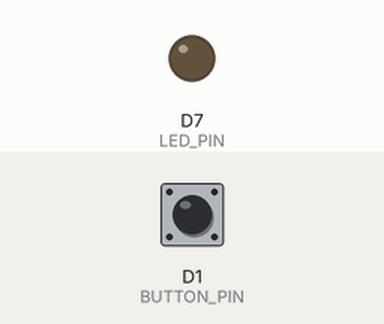
Simulated run of this program. Board: ESP8266 (NodeMCU). Parts: output pins drawn as LEDs (lit = HIGH). The inputs (shaded band) are chosen by the test bench; at power-on: D1 (BUTTON_PIN) HIGH.

Above: at 1.2 s.
1.3 s: D1 (BUTTON_PIN) pulled LOW for 0.15 s
At 1.6 s:
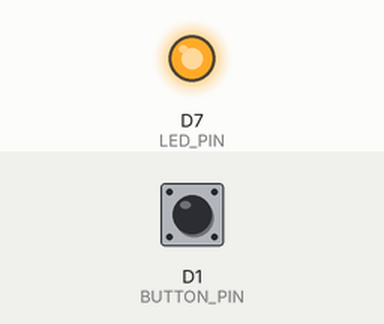
2.9 s: D1 (BUTTON_PIN) pulled LOW for 1 s
At 4.1 s:
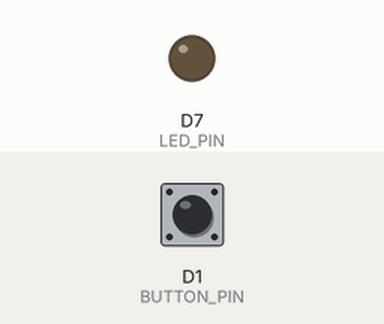
5.4 s: D1 (BUTTON_PIN) pulled LOW for 3.2 s
At 6.0 s:
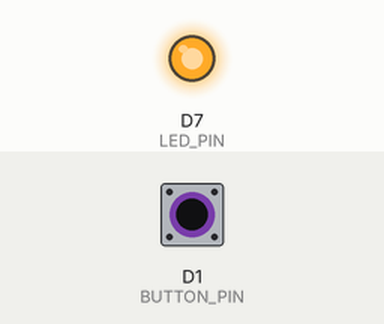
Timing chart, 0 to 8.4 s (numbered marks = the images above; inputs shaded):
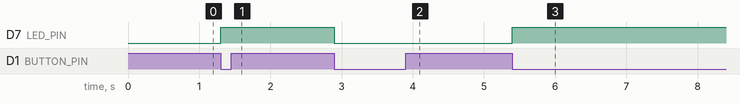

Measured:
- after the input at 1.3 s, D7 (LED_PIN): LOW → HIGH at once
- after the input at 2.9 s, D7 (LED_PIN): HIGH → LOW at once
- after the input at 5.4 s, D7 (LED_PIN): LOW → HIGH at once

The program:

main.cpp
```cpp
#include <Arduino.h>

#define BUTTON_PIN D1  // O pino D1 conectado ao botão
#define LED_PIN    D7  // O pino D7 conectado ao LED

bool ledState = false;         // Estado atual do LED
bool lastButtonState = HIGH;   // Último estado do botão
bool currentButtonState;       // Estado atual do botão

void setup() {
  pinMode(LED_PIN, OUTPUT);     // Configura o pino do LED como saída
  pinMode(BUTTON_PIN, INPUT_PULLUP);  // Configura o pino do botão como entrada com pull-up
  digitalWrite(LED_PIN, ledState);  // Inicializa o LED desligado
}

void loop() {
  // Lê o estado atual do botão
  currentButtonState = digitalRead(BUTTON_PIN);

  // Verifica se o botão foi pressionado (mudança de HIGH para LOW)
  if (lastButtonState == HIGH && currentButtonState == LOW) {
    // Alterna o estado do LED
    ledState = !ledState;
    digitalWrite(LED_PIN, ledState);

    // Pequeno delay para evitar múltiplos acionamentos
    delay(50);
  }

  // Atualiza o último estado do botão
  lastButtonState = currentButtonState;
}
```
